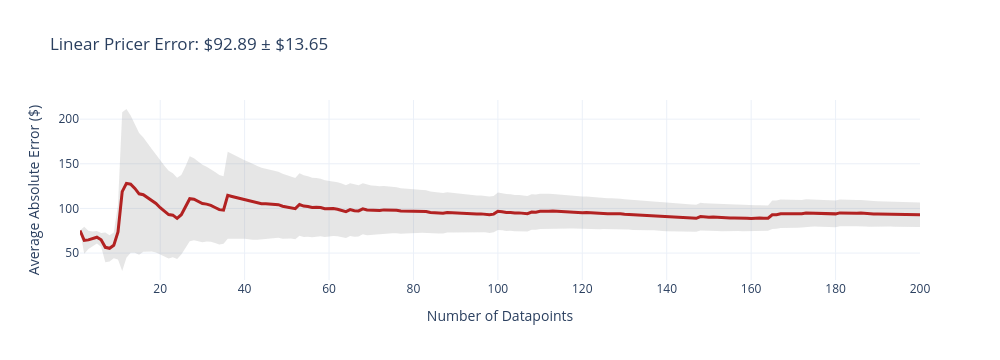
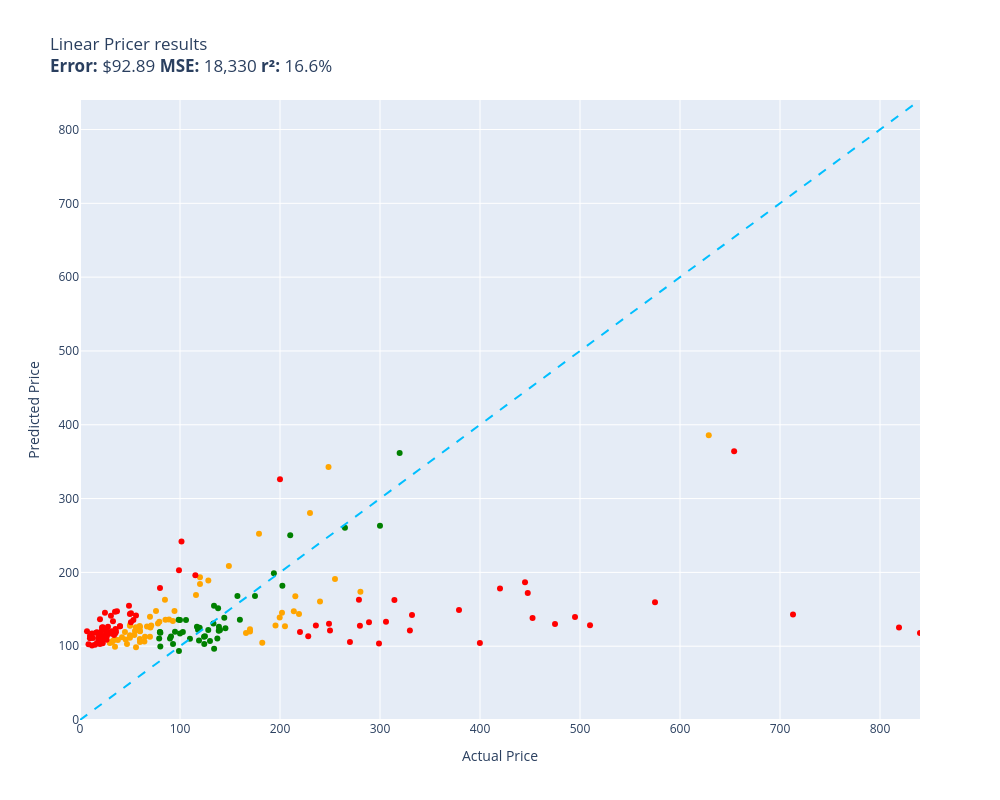

Notebook cell for these charts, in order:
### Code cell
evaluate(linear_pricer,test)

### Figure 1 — Plotly figure (JSON) as saved in the notebook; plotly's stock layout.template omitted (floating-point values rounded to 4 significant figures; data arrays with more than 128 entries replaced by an {"elided": "..."} marker saying what was removed)
{"data": [{"fill": "toself", "fillcolor": "rgba(128,128,128,0.2)", "hoverinfo": "skip", "line": {"color": "rgba(255,255,255,0)"}, "name": "95% CI", "showlegend": false, "type": "scatter", "x": {"elided": "400 int values"}, "y": {"elided": "400 float values"}}, {"customdata": {"elided": "200x1 float values"}, "hovertemplate": "n=%{x}<br>Avg Error=$%{y:,.2f}<br>±95% CI=$%{customdata[0]:,.2f}<extra></extra>", "line": {"color": "firebrick", "width": 3}, "mode": "lines", "name": "Cumulative Avg Error", "type": "scatter", "x": {"elided": "200 int values"}, "y": {"elided": "200 float values"}}], "layout": {"height": 360, "showlegend": false, "title": {"text": "Linear Pricer Error: $92.89 ± $13.65"}, "width": 1000, "xaxis": {"title": {"text": "Number of Datapoints"}}, "yaxis": {"title": {"text": "Average Absolute Error ($)"}}}}

### Figure 2 — Plotly figure (JSON) as saved in the notebook; plotly's stock layout.template omitted (floating-point values rounded to 4 significant figures)
{"data": [{"customdata": [["Old Blood Noise Excess V2 Distortion Cho...\nGuess=$143.72 Actual=$219.00"], ["telpo Headlight Assembly Fit For 15 Camr...\nGuess=$169.33 Actual=$115.99"], ["NewPower99 Battery Kit for Samsung Galax...\nGuess=$120.69 Actual=$54.95"], ["EXMAX NG-10X Fresnel Lens Focusing Adapt...\nGuess=$139.95 Actual=$69.98"], ["Stand for Raven Pro Document Scanner - P...\nGuess=$104.16 Actual=$29.85"], ["RBC12-UPC Replacement Battery Cartridge ...\nGuess=$280.44 Actual=$229.99"], ["ACDelco GM Original Equipment FW339 Fron...\nGuess=$167.66 Actual=$215.33"], ["Innovative Percussion CB-6 Chamois Bass ...\nGuess=$115.21 Actual=$54.32"], ["GJY Portable TV,10.6 inch Mini TV for AT...\nGuess=$133.03 Actual=$79.36"], ["LD Products Compatible Toner Cartridge R...\nGuess=$114.90 Actual=$49.98"], ["HK SYSTEMS 13\" Heavy Duty Black \"Push\" O...\nGuess=$162.94 Actual=$84.95"], ["Deco Mount Pro Tripod Microphone Stand w...\nGuess=$120.42 Actual=$59.95"], ["Evergreen HSHB2005 Cylinder Head Gasket ...\nGuess=$127.26 Actual=$59.69"], ["Task T24287 Roman Ogee Router Bit with 1...\nGuess=$125.61 Actual=$55.88"], ["Travelpro Platinum Elite Slim Business L...\nGuess=$147.44 Actual=$213.83"], ["Southwire 120V/15A Right Angle User Atta...\nGuess=$108.34 Actual=$37.87"], ["JRready ST6313 DT Deutsch Connector Kit,...\nGuess=$138.96 Actual=$199.68"], ["Mylites+ Standard Comic Book Mylar Sleev...\nGuess=$99.11 Actual=$34.99"], ["Tidal Front + Rear Fender Flares 4PC Poc...\nGuess=$191.09 Actual=$254.99"], ["AUTOFREE LED Tail Lights Assembly Compat...\nGuess=$145.14 Actual=$201.99"], ["Webcem Solar Shed Light Outdoor Indoor, ...\nGuess=$130.78 Actual=$77.96"], ["Poison Spyder 10-08-020 Rocker Knocker\nGuess=$385.80 Actual=$628.76"], ["VLAND LED Smoked Taillights Compatible F...\nGuess=$160.70 Actual=$239.99"], ["BESTILL Wall Mounted Shower Faucet Set, ...\nGuess=$147.80 Actual=$76.00"], ["Pidoko Kids Train Table, Grey with 90 Pc...\nGuess=$193.28 Actual=$119.97"], ["LEGO Marvel Avengers War Machine Buster ...\nGuess=$105.75 Actual=$59.95"], ["ANZO USA 111207 GMC SIERRA 99-06 / YUKON...\nGuess=$104.65 Actual=$182.28"], ["EMART Photography C Stand with Boom Arm,...\nGuess=$184.25 Actual=$119.99"], ["KOHLER K-1185540-CP Assembly-Slider\nGuess=$109.01 Actual=$45.67"], ["Replacement Remote Control for PANASONIC...\nGuess=$109.08 Actual=$34.95"], ["MONOCARBON Forged Carbon Fiber Case for ...\nGuess=$125.91 Actual=$59.99"], ["DuraGo 29515020 Front Hub Assembly\nGuess=$189.04 Actual=$128.34"], ["MXR Carbon Copy Deluxe Analog Delay Guit...\nGuess=$127.99 Actual=$195.50"], ["Ibanez M510OVS Acoustic Mandolin in Vint...\nGuess=$120.00 Actual=$169.99"], ["CradlePoint Compact Broadband Router (CB...\nGuess=$136.02 Actual=$89.00"], ["Pyle Wireless Rear View Backup Camera - ...\nGuess=$125.31 Actual=$70.45"], ["Cardone 84-58642 New HEI Electronic Dist...\nGuess=$117.95 Actual=$165.99"], ["Hp Pavilion P7-1257c Motherboard Aahd3-h...\nGuess=$109.83 Actual=$59.86"], ["18 Inch White Undermount Kitchen Sink - ...\nGuess=$252.26 Actual=$179.00"], ["Amana Tool - SC587 Carbide Tipped 3-Wing...\nGuess=$127.95 Actual=$71.23"], ["ECCPP Power Steering Pump for 2009-2010 ...\nGuess=$135.71 Actual=$85.48"], ["AZX Stylus Pencil for Apple iPad Pro 202...\nGuess=$105.00 Actual=$29.99"], ["UPR Mach 1 Chin Spoiler Fits 94-98 Musta...\nGuess=$112.93 Actual=$64.99"], ["SP Air Corporation SP-8102BU 1/4-Inch He...\nGuess=$127.17 Actual=$204.99"], ["Skullcandy Hesh Evo Bluetooth Headphones...\nGuess=$112.90 Actual=$69.99"], ["LCD Screen for Dell Inspiron 17R 17.3\" H...\nGuess=$106.29 Actual=$64.37"], ["CTLAMP XL-2100 Professional Quality XL-2...\nGuess=$105.72 Actual=$32.00"], ["200 ' feet True 14 Gauge AWG CCA Speaker...\nGuess=$119.12 Actual=$44.95"], ["200 Couples Conversation Cards - Enjoy B...\nGuess=$107.44 Actual=$32.97"], ["KYX Racing Hardened Steel Center Drive S...\nGuess=$102.91 Actual=$46.99"], ["OEM Samsung Remote Control Shipped with ...\nGuess=$98.59 Actual=$56.00"], ["Custom Engagement Logo Desk Embosser Sea...\nGuess=$111.44 Actual=$49.95"], ["LD Compatible Ink Cartridge Replacement ...\nGuess=$111.97 Actual=$41.99"], ["BXYJY for Samsung Galaxy Z Fold 3 Case w...\nGuess=$127.77 Actual=$49.99"], ["Vinyl Soft Top Roll-up Adjustable Truck ...\nGuess=$208.71 Actual=$148.88"], ["Intex River Run Connect Lounge (Four)\nGuess=$147.57 Actual=$94.49"], ["Blanco 230966 Valea Stainless Steel Sink...\nGuess=$134.15 Actual=$92.88"], ["PowerSport Front Rear Brakes and Rotors ...\nGuess=$342.78 Actual=$248.51"], ["Viola Bow 4/4 Full Size Carbon Fiber (Bl...\nGuess=$128.25 Actual=$49.99"], ["KZ ZS10 Pro in Ear Monitor Headphone KZ ...\nGuess=$126.68 Actual=$66.99"], ["Fender Hendrix Voodoo Child Coiled Instr...\nGuess=$120.38 Actual=$59.99"], ["Xiaomi Redmi 10 2022 NFC 4G LTE (128GB +...\nGuess=$123.07 Actual=$169.99"], ["For Volvo C70 S70 V70 V40 S40 AC Compres...\nGuess=$173.77 Actual=$280.41"]], "hovertemplate": "%{customdata[0]}<extra></extra>", "legendgroup": "orange", "marker": {"color": "orange", "size": 6, "symbol": "circle"}, "mode": "markers", "name": "orange", "orientation": "v", "showlegend": true, "type": "scatter", "x": [219.0, 116.0, 54.95, 69.98, 29.85, 230.0, 215.3, 54.32, 79.36, 49.98, 84.95, 59.95, 59.69, 55.88, 213.8, 37.87, 199.7, 34.99, 255.0, 202.0, 77.96, 628.8, 240.0, 76.0, 120.0, 59.95, 182.3, 120.0, 45.67, 34.95, 59.99, 128.3, 195.5, 170.0, 89.0, 70.45, 166.0, 59.86, 179.0, 71.23, 85.48, 29.99, 64.99, 205.0, 69.99, 64.37, 32.0, 44.95, 32.97, 46.99, 56.0, 49.95, 41.99, 49.99, 148.9, 94.49, 92.88, 248.5, 49.99, 66.99, 59.99, 170.0, 280.4], "xaxis": "x", "y": [143.7, 169.3, 120.7, 140.0, 104.2, 280.4, 167.7, 115.2, 133.0, 114.9, 162.9, 120.4, 127.3, 125.6, 147.4, 108.3, 139.0, 99.11, 191.1, 145.1, 130.8, 385.8, 160.7, 147.8, 193.3, 105.7, 104.7, 184.3, 109.0, 109.1, 125.9, 189.0, 128.0, 120.0, 136.0, 125.3, 118.0, 109.8, 252.3, 127.9, 135.7, 105.0, 112.9, 127.2, 112.9, 106.3, 105.7, 119.1, 107.4, 102.9, 98.59, 111.4, 112.0, 127.8, 208.7, 147.6, 134.2, 342.8, 128.3, 126.7, 120.4, 123.1, 173.8], "yaxis": "y"}, {"customdata": [["SuppliesOutlet Compatible Toner Cartridg...\nGuess=$138.38 Actual=$144.29"], ["Panasonic KX-TG6511B DECT 6.0 PLUS Expan...\nGuess=$110.34 Actual=$79.20"], ["APS iBoard 6-inch Aluminum (Black Powder...\nGuess=$250.28 Actual=$210.23"], ["PEMP E65 E66 CDC Simulate Optical Fiber ...\nGuess=$107.67 Actual=$119.00"], ["Intermatic PX300 12V 300W Transformer wi...\nGuess=$154.85 Actual=$134.00"], ["CORSAIR Dominator Platinum RGB 32GB (2x1...\nGuess=$112.69 Actual=$124.00"], ["SKB iSeries 3i-13096-6KP Case for BlackM...\nGuess=$168.11 Actual=$174.99"], ["Aolemi Oil Rubbed Bronze Single Function...\nGuess=$135.92 Actual=$98.65"], ["Clementoni 39132.5 Jigsaw Puzzle 1,000 P...\nGuess=$118.82 Actual=$79.95"], ["GanFindX Portable Car Hand Controls for ...\nGuess=$135.84 Actual=$159.90"], ["KOMPUTERBAY 4GB 2X 2GB DDR2 1066MHz PC2-...\nGuess=$99.57 Actual=$80.34"], ["15\" Locking Shower Head Extension Arm in...\nGuess=$119.07 Actual=$79.95"], ["Wenger City Upgrade Laptop Backpack with...\nGuess=$124.17 Actual=$145.42"], ["3D Tree Hole Branches 075 Stair Risers D...\nGuess=$107.05 Actual=$129.99"], ["Fjallraven, Kanken Laptop 15\" Backpack f...\nGuess=$124.87 Actual=$119.65"], ["Diversitech WG840585 Motor, (Ddb) 1/3Hp,...\nGuess=$96.40 Actual=$134.12"], ["Evan-Fischer Front Bumper Cover Compatib...\nGuess=$181.90 Actual=$202.38"], ["Festool 492370 Platin 2 S1000 Grit 6-Inc...\nGuess=$113.11 Actual=$91.00"], ["Western Digital Enterprise RE4-GP 2TB SA...\nGuess=$110.21 Actual=$109.95"], ["DIMARZIO 204284 DP 163FBK Blues Bucker G...\nGuess=$110.30 Actual=$89.99"], ["PM Auto Front Right Quick Complete Strut...\nGuess=$113.52 Actual=$124.94"], ["Dell Optiplex 390 Desktop Computer i3 3....\nGuess=$102.87 Actual=$124.27"], ["Marvel Legends Series X-Men 6-Inch Archa...\nGuess=$93.34 Actual=$98.95"], ["Trim Kit for 2-handle Shower & Tub Valve...\nGuess=$119.58 Actual=$94.99"], ["Grey Pneumatic 1311SD Impact Socket Set\nGuess=$167.83 Actual=$157.43"], ["4LT LUMINETTE Vanity Opal GLS BSN\nGuess=$135.46 Actual=$99.99"], ["4pc Wheel Spacers Adapters 4\" (2inch Per...\nGuess=$126.44 Actual=$116.95"], ["Urth 62mm UV, Circular Polarizing (CPL),...\nGuess=$121.47 Actual=$139.00"], ["LSI Broadcom SAS 9300-8i 8-port 12Gb/s S...\nGuess=$122.22 Actual=$118.00"], ["GENUINE VOLVO THERMOSTAT (3.0, 3.2) S60 ...\nGuess=$119.14 Actual=$102.85"], ["New Replacement seat cover fits Yamaha M...\nGuess=$126.43 Actual=$138.95"], ["Evan Fischer Radiator Cooling Fan Assemb...\nGuess=$110.39 Actual=$137.34"], ["ROHL WSGUM3018WH Wire Sink Grids, White\nGuess=$122.06 Actual=$128.28"], ["ASUS VY279HE-W 27” 1080P Monitor - White...\nGuess=$151.47 Actual=$138.10"], ["Diversitech UC2436-3 Ultralite Condenser...\nGuess=$118.12 Actual=$80.39"], ["4 Inches Rolled Muffler Tip Catback Exha...\nGuess=$198.79 Actual=$193.88"], ["APS iBoard (304 Stainless Steel Polished...\nGuess=$260.53 Actual=$264.95"], ["KUNFINE Android Radio CarPlay & Android ...\nGuess=$135.32 Actual=$106.00"], ["StonKraft Brass Chess Board Game Set wit...\nGuess=$121.82 Actual=$140.00"], ["Venom Power Terra Hunter R/T+ R/T All-Te...\nGuess=$361.66 Actual=$319.65"], ["Samsung DA97-07603B Freezer Ice Maker As...\nGuess=$102.82 Actual=$93.02"], ["HP Laserjet 2100 Laser Printer W/Test Pr...\nGuess=$263.04 Actual=$299.98"], ["Targus CityGear Durable Backpack, Black,...\nGuess=$130.89 Actual=$133.43"], ["Garmin 010-12402-10 GT15M-TM Transom-Mou...\nGuess=$120.79 Actual=$138.74"], ["Fitness Center Gym Room Weight Train Dua...\nGuess=$117.34 Actual=$99.99"]], "hovertemplate": "%{customdata[0]}<extra></extra>", "legendgroup": "green", "marker": {"color": "green", "size": 6, "symbol": "circle"}, "mode": "markers", "name": "green", "orientation": "v", "showlegend": true, "type": "scatter", "x": [144.3, 79.2, 210.2, 119.0, 134.0, 124.0, 175.0, 98.65, 79.95, 159.9, 80.34, 79.95, 145.4, 130.0, 119.7, 134.1, 202.4, 91.0, 110.0, 89.99, 124.9, 124.3, 98.95, 94.99, 157.4, 99.99, 117.0, 139.0, 118.0, 102.8, 138.9, 137.3, 128.3, 138.1, 80.39, 193.9, 264.9, 106.0, 140.0, 319.6, 93.02, 300.0, 133.4, 138.7, 99.99], "xaxis": "x", "y": [138.4, 110.3, 250.3, 107.7, 154.9, 112.7, 168.1, 135.9, 118.8, 135.8, 99.57, 119.1, 124.2, 107.0, 124.9, 96.4, 181.9, 113.1, 110.2, 110.3, 113.5, 102.9, 93.34, 119.6, 167.8, 135.5, 126.4, 121.5, 122.2, 119.1, 126.4, 110.4, 122.1, 151.5, 118.1, 198.8, 260.5, 135.3, 121.8, 361.7, 102.8, 263.0, 130.9, 120.8, 117.3], "yaxis": "y"}, {"customdata": [["8544771 Dryer Heating Element, 279816 Th...\nGuess=$120.86 Actual=$35.74"], ["Pump Head TBVECHI 175PSI 4KW 5.5HP 21CFM...\nGuess=$121.25 Actual=$329.90"], ["Bam France 2002XL Contoured Hightech Bla...\nGuess=$142.92 Actual=$713.00"], ["Metabo HPT 36V MultiVolt™ Cordless Rotar...\nGuess=$148.92 Actual=$379.00"], ["46mm Digital Pro High-Resolution Close-U...\nGuess=$136.58 Actual=$19.99"], ["LOVE MEI Galaxy S10 Lite Case, Military ...\nGuess=$133.93 Actual=$32.98"], ["Bam Trekking 3027SB Single Black Clarine...\nGuess=$142.15 Actual=$332.00"], ["DEWALT 20V MAX* XR Impact Driver with Bl...\nGuess=$138.17 Actual=$452.53"], ["Mini PC, Kinupute Desktop Computer E3-12...\nGuess=$139.60 Actual=$495.00"], ["June Garden 12\" Sweet Dolly Charlotte - ...\nGuess=$114.44 Actual=$19.99"], ["10GBase-LR SFP+ Transceiver, Handar 10GB...\nGuess=$106.00 Actual=$19.99"], ["Scranton & Co 3 Drawer Mobile File Cabin...\nGuess=$196.19 Actual=$115.35"], ["Canon EOS Rebel T7 Digital SLR Camera wi...\nGuess=$125.43 Actual=$819.00"], ["Dakota Alert MURS Alert Probe Sensor - M...\nGuess=$119.12 Actual=$219.99"], ["DALDED LED Light Kit for Lego Sonic Gree...\nGuess=$121.85 Actual=$24.99"], ["152MM Hole Saws M42 Bi-Metal High Speed ...\nGuess=$104.12 Actual=$17.99"], ["Baseball Backpacks Large 18 Inch Bookbag...\nGuess=$118.35 Actual=$31.77"], ["Adams Check Payment and Deposit Register...\nGuess=$123.13 Actual=$35.49"], ["KOHLER 18865-CP Filtered Water Faucet, P...\nGuess=$129.95 Actual=$475.00"], ["Projector, CRAZVIEW Projector with WiFi ...\nGuess=$135.41 Actual=$53.40"], ["Retevis RT68 Soft Earhook Walkie Talkie ...\nGuess=$120.23 Actual=$6.99"], ["MC: Pindicator (Dual Intensity Amber)\nGuess=$126.91 Actual=$40.00"], ["Laisomeke Waterproof Junction Box, Unive...\nGuess=$117.08 Actual=$11.99"], ["Sumerain S1339CM Double Handle Widesprea...\nGuess=$127.88 Actual=$235.86"], ["Lighted Triangle Mirror Cabinet Bathroom...\nGuess=$186.62 Actual=$445.00"], ["Tablet PC Cover Compatible with Lenovo T...\nGuess=$120.08 Actual=$31.61"], ["Miyaya@ Funny Animal Masks Collection fo...\nGuess=$104.33 Actual=$16.99"], ["Trail Gear Twin Stick Kit for Top Shift ...\nGuess=$127.80 Actual=$279.92"], ["Engine Thermostat, Replace 19301-PAA-306...\nGuess=$111.37 Actual=$18.89"], ["Ultra Duster Canned Air Net 10 Oz 6-Pack\nGuess=$143.74 Actual=$49.90"], ["Beck/Arnley 0421945 Air Filter\nGuess=$118.98 Actual=$35.87"], ["IQShield Screen Protector Compatible wit...\nGuess=$110.89 Actual=$9.95"], ["Liberty Imports 12 Pack: US Military Toy...\nGuess=$119.05 Actual=$16.98"], ["Neporal Full Spectrum Light Bulb, 6000K ...\nGuess=$109.61 Actual=$18.59"], ["Satco S9596, 4 Count (Pack of 1), 4.18\nGuess=$101.09 Actual=$12.00"], ["Ceramic Talavera Mexican Tile 4x4\", 9 Pi...\nGuess=$118.34 Actual=$29.95"], ["Intrepid International Dressage Letters-...\nGuess=$113.98 Actual=$26.99"], ["Kingston Brass KS269SN Kingston Clawfoot...\nGuess=$132.95 Actual=$305.99"], ["KUNN Small Electrician Tool Pouch Utilit...\nGuess=$112.60 Actual=$21.99"], ["iPhone 12/12 Pro Nicaragua Guardabarranc...\nGuess=$102.80 Actual=$19.97"], ["KS K-STORM Replacement Silicone Mushroom...\nGuess=$102.73 Actual=$8.50"], ["Pioneer 2AM401-BN Two Handle Kitchen Fau...\nGuess=$113.59 Actual=$228.22"], ["LSSAGOON Backpack for Women Teen Kids Gi...\nGuess=$115.09 Actual=$33.99"], ["Aeromotive 13304 Regulator, X1 Adjustabl...\nGuess=$105.59 Actual=$269.95"], ["Walker Exhaust Ultra EPA 16478 Direct Fi...\nGuess=$159.59 Actual=$574.99"], ["GE RPWF SmartWater Comparable Refrigerat...\nGuess=$147.32 Actual=$36.99"], ["MGP Caliper Covers 39011SACURD Red Powde...\nGuess=$130.52 Actual=$249.00"], ["Royal Designs, Inc. Decorative Abundant ...\nGuess=$110.84 Actual=$24.95"], ["Canon Sure Shot 90u 35mm Date Camera\nGuess=$104.42 Actual=$399.89"], ["NewFantasia Replacement Audio Cable with...\nGuess=$117.08 Actual=$31.00"], ["Mikrotik RB3011UIAS-RM RouterBOARD 10xGi...\nGuess=$103.57 Actual=$299.00"], ["AC Compressor & A/C Kit For BMW 335i 335...\nGuess=$162.42 Actual=$314.41"], ["Wilkinson LOW GAUSS Vintage Tone Strat S...\nGuess=$141.27 Actual=$30.93"], ["Berta (6 Pieces) 1-1/4 inch Overlay, 90 ...\nGuess=$109.97 Actual=$24.66"], ["Chalkboard Name Badges with Magnetic Bac...\nGuess=$117.44 Actual=$19.95"], ["Linkloos Solar Street Lights Outdoor Wat...\nGuess=$141.54 Actual=$55.99"], ["USB Charger, CIVIE High Speed 60W Multip...\nGuess=$118.05 Actual=$15.99"], ["Universal Power Group 12V 100Ah Sealed L...\nGuess=$326.06 Actual=$199.99"], ["Kastar Battery Pack Replacement for Sony...\nGuess=$108.86 Actual=$19.99"], ["Auertech Portable Washing Machine, 14lbs...\nGuess=$202.73 Actual=$98.99"], ["Raspberry Pi 3 Model B+ Aluminum Case Me...\nGuess=$101.87 Actual=$14.99"], ["Music Hall pa15.3 MM/MC Phono Preamplifi...\nGuess=$121.12 Actual=$250.00"], ["Lorell Bell Chair Glide, 2.5\", Black\nGuess=$107.50 Actual=$19.50"], ["Competition Clutch Disc and Pressure Pla...\nGuess=$128.36 Actual=$510.00"], ["The Puppet Company - Carpet-Unicorn, Whi...\nGuess=$115.55 Actual=$19.00"], ["Baumgartens Sicurix Blank PVC ID Cards (...\nGuess=$112.00 Actual=$19.11"], ["VIPMOTOZ Sequential Turn Signal Premium ...\nGuess=$162.98 Actual=$278.94"], ["A-Premium Front Suspension Steering Knuc...\nGuess=$154.63 Actual=$48.99"], ["Audio Techinca ATW-T1002 System 10 Handh...\nGuess=$132.58 Actual=$289.00"], ["520 Pieces Christmas Envelope Seal Stick...\nGuess=$121.01 Actual=$25.99"], ["BestPricedDecals Wine A BIT, You'll Feel...\nGuess=$111.23 Actual=$12.98"], ["Dell XPS 13 9343-2727SLV 13.3\" Full HD S...\nGuess=$117.90 Actual=$839.99"], ["VATOS 4 Packs Bubble Machine Gun for Kid...\nGuess=$125.75 Actual=$22.88"], ["Steering Wheel, Carbon Fiber Automotive ...\nGuess=$172.03 Actual=$447.74"], ["VONADO Space Wars Colonial Viper MK1 Bui...\nGuess=$126.95 Actual=$39.99"], ["Replacement Remote Control fit for Sony ...\nGuess=$114.14 Actual=$9.99"], ["Disney Princess Sparkling Princess Sleep...\nGuess=$114.43 Actual=$24.95"], ["sabermaster TCG Playmat yugioh playmat T...\nGuess=$125.24 Actual=$21.99"], ["Pacific Drums PDCM1618TTRB 16 x 18 Inche...\nGuess=$178.27 Actual=$419.99"], ["Star Wars Die-Cast Metal TITANIUM Series...\nGuess=$103.99 Actual=$22.70"], ["DuraGo BR5330 Front Vented Disc Brake Ro...\nGuess=$241.69 Actual=$101.51"], ["Glovion Music Stand Light, Clip On Piano...\nGuess=$126.41 Actual=$27.99"], ["Empava 24\" Single Wall Ovens 10 Cooking ...\nGuess=$364.24 Actual=$654.14"], ["Think Gizmos Build Your Own Robot Toys f...\nGuess=$145.28 Actual=$24.95"], ["VTech Strum and Jam Kidi Musical Guitar ...\nGuess=$121.44 Actual=$21.99"], ["W11130208 W10695459 Refrigerator LED Mod...\nGuess=$108.61 Actual=$26.59"], ["Jada Toys Ryan's World Combo Panda Airli...\nGuess=$116.76 Actual=$34.94"], ["Pyle 2x120 Watt Home Audio Speaker Power...\nGuess=$132.44 Actual=$50.92"], ["STICKGOO Peel and Stick Backsplash for K...\nGuess=$146.53 Actual=$34.99"], ["MonMount Triple Monitor Stand Freestandi...\nGuess=$178.87 Actual=$79.99"], ["Refresh NSF-53 Premium Replacement Refri...\nGuess=$144.63 Actual=$50.99"], ["NICKSTON Red Sparkling Glitter Slim Band...\nGuess=$122.51 Actual=$25.99"]], "hovertemplate": "%{customdata[0]}<extra></extra>", "legendgroup": "red", "marker": {"color": "red", "size": 6, "symbol": "circle"}, "mode": "markers", "name": "red", "orientation": "v", "showlegend": true, "type": "scatter", "x": [35.74, 329.9, 713.0, 379.0, 19.99, 32.98, 332.0, 452.5, 495.0, 19.99, 19.99, 115.3, 819.0, 220.0, 24.99, 17.99, 31.77, 35.49, 475.0, 53.4, 6.99, 40.0, 11.99, 235.9, 445.0, 31.61, 16.99, 279.9, 18.89, 49.9, 35.87, 9.95, 16.98, 18.59, 12.0, 29.95, 26.99, 306.0, 21.99, 19.97, 8.5, 228.2, 33.99, 269.9, 575.0, 36.99, 249.0, 24.95, 399.9, 31.0, 299.0, 314.4, 30.93, 24.66, 19.95, 55.99, 15.99, 200.0, 19.99, 98.99, 14.99, 250.0, 19.5, 510.0, 19.0, 19.11, 278.9, 48.99, 289.0, 25.99, 12.98, 840.0, 22.88, 447.7, 39.99, 9.99, 24.95, 21.99, 420.0, 22.7, 101.5, 27.99, 654.1, 24.95, 21.99, 26.59, 34.94, 50.92, 34.99, 79.99, 50.99, 25.99], "xaxis": "x", "y": [120.9, 121.3, 142.9, 148.9, 136.6, 133.9, 142.1, 138.2, 139.6, 114.4, 106.0, 196.2, 125.4, 119.1, 121.9, 104.1, 118.3, 123.1, 129.9, 135.4, 120.2, 126.9, 117.1, 127.9, 186.6, 120.1, 104.3, 127.8, 111.4, 143.7, 119.0, 110.9, 119.1, 109.6, 101.1, 118.3, 114.0, 132.9, 112.6, 102.8, 102.7, 113.6, 115.1, 105.6, 159.6, 147.3, 130.5, 110.8, 104.4, 117.1, 103.6, 162.4, 141.3, 110.0, 117.4, 141.5, 118.1, 326.1, 108.9, 202.7, 101.9, 121.1, 107.5, 128.4, 115.5, 112.0, 163.0, 154.6, 132.6, 121.0, 111.2, 117.9, 125.8, 172.0, 127.0, 114.1, 114.4, 125.2, 178.3, 104.0, 241.7, 126.4, 364.2, 145.3, 121.4, 108.6, 116.8, 132.4, 146.5, 178.9, 144.6, 122.5], "yaxis": "y"}, {"hoverinfo": "skip", "line": {"color": "deepskyblue", "dash": "dash", "width": 2}, "mode": "lines", "name": "y = x", "showlegend": false, "type": "scatter", "x": [0, 840.0], "y": [0, 840.0]}], "layout": {"height": 800, "legend": {"title": {"text": "color"}, "tracegroupgap": 0}, "showlegend": false, "title": {"text": "Linear Pricer results<br><b>Error:</b> $92.89 <b>MSE:</b> 18,330 <b>r²:</b> 16.6%"}, "width": 1000, "xaxis": {"anchor": "y", "domain": [0, 1], "range": [0, 840.0], "title": {"text": "Actual Price"}}, "yaxis": {"anchor": "x", "domain": [0, 1], "range": [0, 840.0], "title": {"text": "Predicted Price"}}}}
